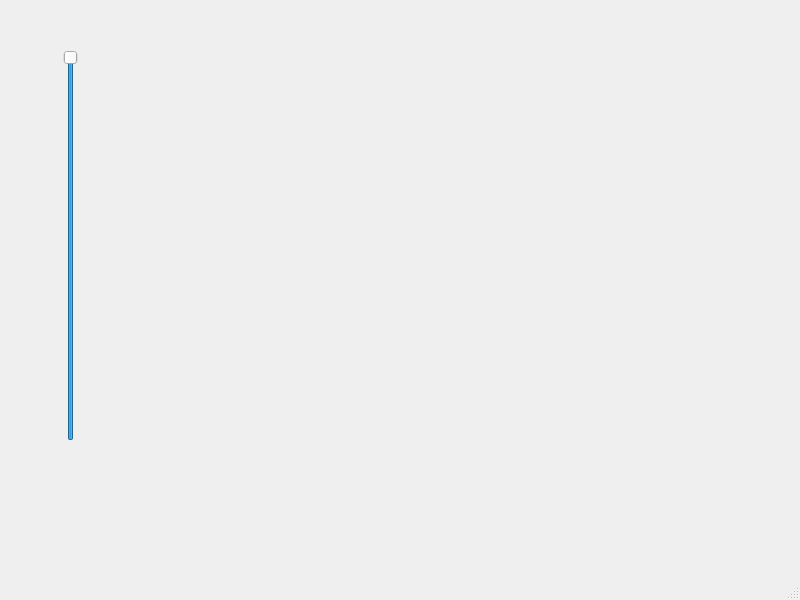
<?xml version="1.0" encoding="UTF-8"?>
<ui version="4.0">
 <class>MainWindow</class>
 <widget class="QMainWindow" name="MainWindow">
  <property name="geometry">
   <rect>
    <x>0</x>
    <y>0</y>
    <width>800</width>
    <height>600</height>
   </rect>
  </property>
  <property name="windowTitle">
   <string>MainWindow</string>
  </property>
  <widget class="QWidget" name="centralwidget">
   <widget class="QSlider" name="sld">
    <property name="geometry">
     <rect>
      <x>60</x>
      <y>50</y>
      <width>22</width>
      <height>391</height>
     </rect>
    </property>
    <property name="value">
     <number>99</number>
    </property>
    <property name="sliderPosition">
     <number>99</number>
    </property>
    <property name="tracking">
     <bool>true</bool>
    </property>
    <property name="orientation">
     <enum>Qt::Vertical</enum>
    </property>
   </widget>
   <widget class="QLabel" name="foto">
    <property name="geometry">
     <rect>
      <x>200</x>
      <y>40</y>
      <width>471</width>
      <height>391</height>
     </rect>
    </property>
    <property name="text">
     <string/>
    </property>
   </widget>
  </widget>
  <widget class="QMenuBar" name="menubar">
   <property name="geometry">
    <rect>
     <x>0</x>
     <y>0</y>
     <width>800</width>
     <height>26</height>
    </rect>
   </property>
  </widget>
  <widget class="QStatusBar" name="statusbar"/>
 </widget>
 <resources/>
 <connections/>
</ui>
